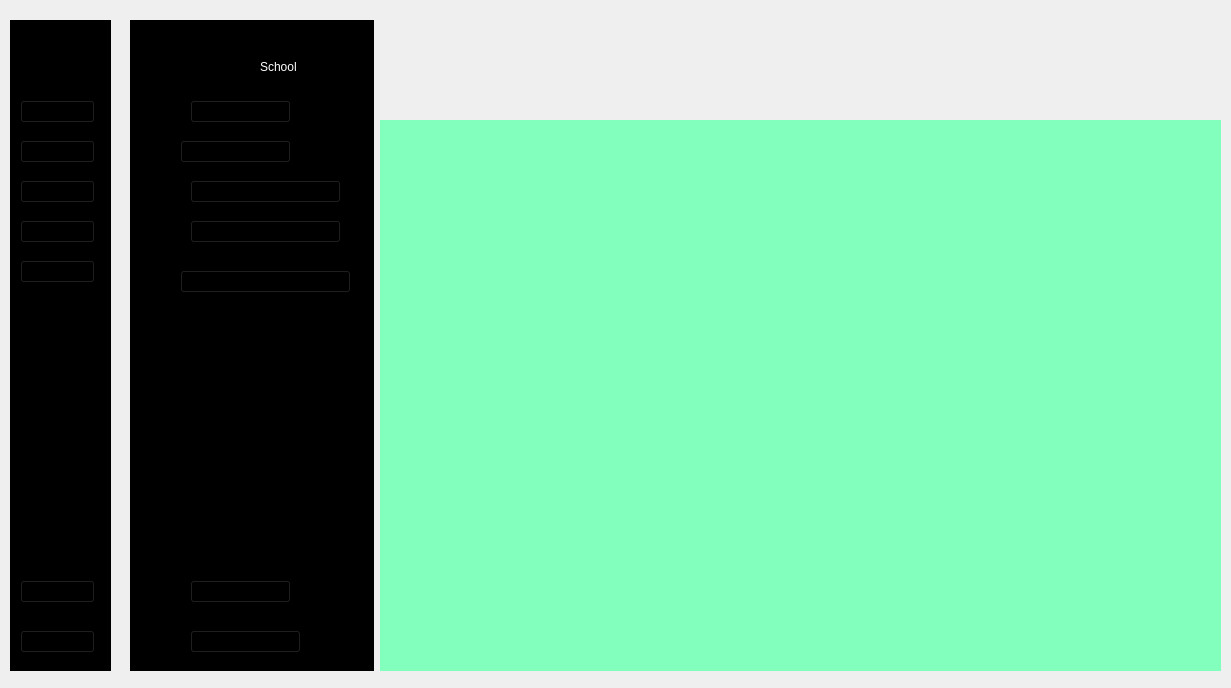
<?xml version="1.0" encoding="UTF-8"?>
<ui version="4.0">
 <class>Form</class>
 <widget class="QWidget" name="Form">
  <property name="geometry">
   <rect>
    <x>0</x>
    <y>0</y>
    <width>1231</width>
    <height>688</height>
   </rect>
  </property>
  <property name="windowTitle">
   <string>Form</string>
  </property>
  <widget class="QWidget" name="icon_only_widget" native="true">
   <property name="geometry">
    <rect>
     <x>10</x>
     <y>20</y>
     <width>101</width>
     <height>651</height>
    </rect>
   </property>
   <property name="styleSheet">
    <string notr="true">QWidget {
	background-color: rgb(0, 0, 0);

}</string>
   </property>
   <widget class="QPushButton" name="pushButton">
    <property name="geometry">
     <rect>
      <x>10</x>
      <y>80</y>
      <width>75</width>
      <height>23</height>
     </rect>
    </property>
    <property name="text">
     <string/>
    </property>
    <property name="icon">
     <iconset resource="resources.qrc">
      <normaloff>:/images/dashboardsmall1.png</normaloff>:/images/dashboardsmall1.png</iconset>
    </property>
   </widget>
   <widget class="QLabel" name="label_4">
    <property name="geometry">
     <rect>
      <x>30</x>
      <y>20</y>
      <width>40</width>
      <height>40</height>
     </rect>
    </property>
    <property name="maximumSize">
     <size>
      <width>40</width>
      <height>40</height>
     </size>
    </property>
    <property name="text">
     <string/>
    </property>
    <property name="pixmap">
     <pixmap resource="resources.qrc">:/images/logo (1).png</pixmap>
    </property>
    <property name="scaledContents">
     <bool>true</bool>
    </property>
   </widget>
   <widget class="QPushButton" name="pushButton_3">
    <property name="geometry">
     <rect>
      <x>10</x>
      <y>120</y>
      <width>75</width>
      <height>23</height>
     </rect>
    </property>
    <property name="text">
     <string/>
    </property>
    <property name="icon">
     <iconset resource="resources.qrc">
      <normaloff>:/images/institutionsmall1.png</normaloff>:/images/institutionsmall1.png</iconset>
    </property>
    <property name="iconSize">
     <size>
      <width>100</width>
      <height>16</height>
     </size>
    </property>
   </widget>
   <widget class="QPushButton" name="pushButton_4">
    <property name="geometry">
     <rect>
      <x>10</x>
      <y>160</y>
      <width>75</width>
      <height>23</height>
     </rect>
    </property>
    <property name="text">
     <string/>
    </property>
    <property name="icon">
     <iconset resource="resources.qrc">
      <normaloff>:/images/studentssmall1.png</normaloff>:/images/studentssmall1.png</iconset>
    </property>
    <property name="iconSize">
     <size>
      <width>100</width>
      <height>20</height>
     </size>
    </property>
   </widget>
   <widget class="QPushButton" name="pushButton_5">
    <property name="geometry">
     <rect>
      <x>10</x>
      <y>200</y>
      <width>75</width>
      <height>23</height>
     </rect>
    </property>
    <property name="text">
     <string/>
    </property>
    <property name="icon">
     <iconset resource="resources.qrc">
      <normaloff>:/images/teacherssmall1.png</normaloff>:/images/teacherssmall1.png</iconset>
    </property>
    <property name="iconSize">
     <size>
      <width>100</width>
      <height>20</height>
     </size>
    </property>
   </widget>
   <widget class="QPushButton" name="pushButton_6">
    <property name="geometry">
     <rect>
      <x>10</x>
      <y>240</y>
      <width>75</width>
      <height>23</height>
     </rect>
    </property>
    <property name="text">
     <string/>
    </property>
    <property name="icon">
     <iconset resource="resources.qrc">
      <normaloff>:/images/financessmall1.png</normaloff>:/images/financessmall1.png</iconset>
    </property>
    <property name="iconSize">
     <size>
      <width>100</width>
      <height>20</height>
     </size>
    </property>
   </widget>
   <widget class="QPushButton" name="pushButton_7">
    <property name="geometry">
     <rect>
      <x>10</x>
      <y>610</y>
      <width>75</width>
      <height>23</height>
     </rect>
    </property>
    <property name="text">
     <string/>
    </property>
    <property name="icon">
     <iconset resource="resources.qrc">
      <normaloff>:/images/signoutsmall1.png</normaloff>:/images/signoutsmall1.png</iconset>
    </property>
    <property name="iconSize">
     <size>
      <width>100</width>
      <height>16</height>
     </size>
    </property>
   </widget>
   <widget class="QPushButton" name="pushButton_8">
    <property name="geometry">
     <rect>
      <x>10</x>
      <y>560</y>
      <width>75</width>
      <height>23</height>
     </rect>
    </property>
    <property name="text">
     <string/>
    </property>
    <property name="icon">
     <iconset resource="resources.qrc">
      <normaloff>:/images/settingssmall1.png</normaloff>:/images/settingssmall1.png</iconset>
    </property>
    <property name="iconSize">
     <size>
      <width>100</width>
      <height>20</height>
     </size>
    </property>
   </widget>
  </widget>
  <widget class="QWidget" name="icon_text_widget" native="true">
   <property name="geometry">
    <rect>
     <x>130</x>
     <y>20</y>
     <width>244</width>
     <height>651</height>
    </rect>
   </property>
   <property name="styleSheet">
    <string notr="true">QWidget {
background-color: rgb(0, 0, 0);
color:white;
}</string>
   </property>
   <widget class="QPushButton" name="pushButton_2">
    <property name="geometry">
     <rect>
      <x>60</x>
      <y>80</y>
      <width>101</width>
      <height>23</height>
     </rect>
    </property>
    <property name="text">
     <string/>
    </property>
    <property name="icon">
     <iconset resource="resources.qrc">
      <normaloff>:/images/dashboard2.png</normaloff>:/images/dashboard2.png</iconset>
    </property>
    <property name="iconSize">
     <size>
      <width>100</width>
      <height>60</height>
     </size>
    </property>
   </widget>
   <widget class="QLabel" name="label_2">
    <property name="geometry">
     <rect>
      <x>30</x>
      <y>20</y>
      <width>40</width>
      <height>40</height>
     </rect>
    </property>
    <property name="maximumSize">
     <size>
      <width>40</width>
      <height>40</height>
     </size>
    </property>
    <property name="text">
     <string/>
    </property>
    <property name="pixmap">
     <pixmap resource="resources.qrc">:/images/logo (1).png</pixmap>
    </property>
    <property name="scaledContents">
     <bool>true</bool>
    </property>
   </widget>
   <widget class="QLabel" name="label_3">
    <property name="geometry">
     <rect>
      <x>130</x>
      <y>40</y>
      <width>47</width>
      <height>13</height>
     </rect>
    </property>
    <property name="text">
     <string>School</string>
    </property>
   </widget>
   <widget class="QPushButton" name="pushButton_9">
    <property name="geometry">
     <rect>
      <x>50</x>
      <y>120</y>
      <width>111</width>
      <height>23</height>
     </rect>
    </property>
    <property name="text">
     <string/>
    </property>
    <property name="icon">
     <iconset resource="resources.qrc">
      <normaloff>:/images/institution2.png</normaloff>:/images/institution2.png</iconset>
    </property>
    <property name="iconSize">
     <size>
      <width>95</width>
      <height>45</height>
     </size>
    </property>
   </widget>
   <widget class="QPushButton" name="pushButton_10">
    <property name="geometry">
     <rect>
      <x>60</x>
      <y>160</y>
      <width>151</width>
      <height>23</height>
     </rect>
    </property>
    <property name="text">
     <string/>
    </property>
    <property name="icon">
     <iconset resource="resources.qrc">
      <normaloff>:/images/students3.png</normaloff>:/images/students3.png</iconset>
    </property>
    <property name="iconSize">
     <size>
      <width>200</width>
      <height>60</height>
     </size>
    </property>
   </widget>
   <widget class="QPushButton" name="pushButton_11">
    <property name="geometry">
     <rect>
      <x>60</x>
      <y>200</y>
      <width>151</width>
      <height>23</height>
     </rect>
    </property>
    <property name="text">
     <string/>
    </property>
    <property name="icon">
     <iconset resource="resources.qrc">
      <normaloff>:/images/teachers3.png</normaloff>:/images/teachers3.png</iconset>
    </property>
    <property name="iconSize">
     <size>
      <width>200</width>
      <height>60</height>
     </size>
    </property>
   </widget>
   <widget class="QPushButton" name="pushButton_12">
    <property name="geometry">
     <rect>
      <x>50</x>
      <y>250</y>
      <width>171</width>
      <height>23</height>
     </rect>
    </property>
    <property name="text">
     <string/>
    </property>
    <property name="icon">
     <iconset resource="resources.qrc">
      <normaloff>:/images/finances3.png</normaloff>:/images/finances3.png</iconset>
    </property>
    <property name="iconSize">
     <size>
      <width>200</width>
      <height>100</height>
     </size>
    </property>
   </widget>
   <widget class="QPushButton" name="pushButton_13">
    <property name="geometry">
     <rect>
      <x>60</x>
      <y>560</y>
      <width>101</width>
      <height>23</height>
     </rect>
    </property>
    <property name="text">
     <string/>
    </property>
    <property name="icon">
     <iconset resource="resources.qrc">
      <normaloff>:/images/settings2.png</normaloff>:/images/settings2.png</iconset>
    </property>
    <property name="iconSize">
     <size>
      <width>100</width>
      <height>60</height>
     </size>
    </property>
   </widget>
   <widget class="QPushButton" name="pushButton_14">
    <property name="geometry">
     <rect>
      <x>60</x>
      <y>610</y>
      <width>111</width>
      <height>23</height>
     </rect>
    </property>
    <property name="text">
     <string/>
    </property>
    <property name="icon">
     <iconset resource="resources.qrc">
      <normaloff>:/images/signout2.png</normaloff>:/images/signout2.png</iconset>
    </property>
    <property name="iconSize">
     <size>
      <width>100</width>
      <height>60</height>
     </size>
    </property>
   </widget>
  </widget>
  <widget class="QWidget" name="main_screen_widget" native="true">
   <property name="geometry">
    <rect>
     <x>380</x>
     <y>120</y>
     <width>841</width>
     <height>551</height>
    </rect>
   </property>
   <property name="styleSheet">
    <string notr="true">background-color: rgb(131, 255, 189);</string>
   </property>
  </widget>
  <widget class="QWidget" name="header_widget" native="true">
   <property name="geometry">
    <rect>
     <x>380</x>
     <y>20</y>
     <width>841</width>
     <height>71</height>
    </rect>
   </property>
  </widget>
 </widget>
 <resources>
  <include location="resources.qrc"/>
  <include location="resources.qrc"/>
 </resources>
 <connections/>
</ui>
